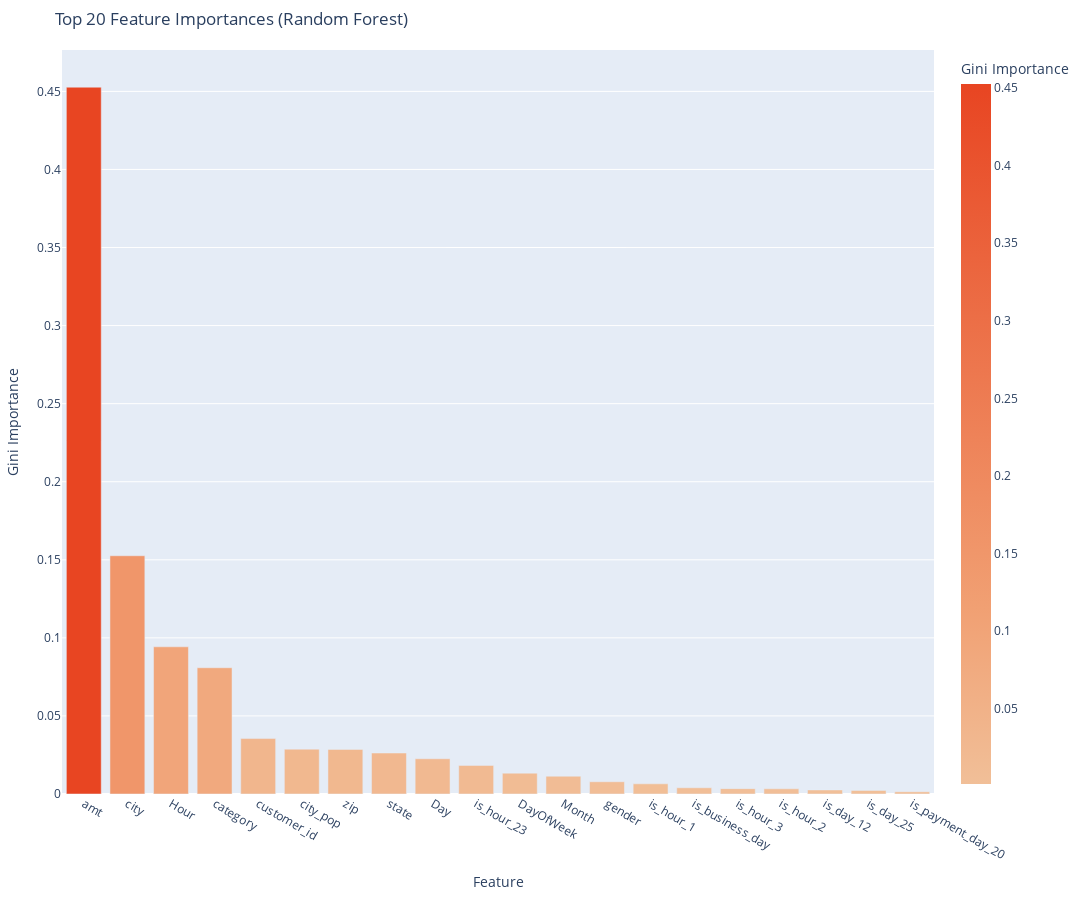

Notebook source saved alongside this figure:
### Code cell
# Create a bar chart
fig = px.bar(
    importances_df,
    x='Feature',
    y='Importance',
    title='Top 20 Feature Importances (Random Forest)',
    labels={'Importance': 'Gini Importance'},
    color='Importance',
    color_continuous_scale=['#F1BF98', '#F1A073', '#EE8258', '#EB643D', '#E84522'],
)

fig.update_layout(
    width=1200, 
    height=900, 
    margin=dict(l=15, r=15, t=50, b=20),
)

fig.show()

### Figure 1 — Plotly figure (JSON) as saved in the notebook; plotly's stock layout.template omitted (floating-point values rounded to 4 significant figures)
{"data": [{"alignmentgroup": "True", "hovertemplate": "Feature=%{x}<br>Gini Importance=%{marker.color}<extra></extra>", "legendgroup": "", "marker": {"color": [0.4527, 0.1526, 0.09427, 0.08086, 0.0355, 0.02872, 0.02856, 0.02626, 0.02257, 0.01832, 0.01336, 0.01141, 0.007837, 0.006509, 0.003984, 0.00344, 0.003328, 0.002593, 0.00229, 0.00146], "coloraxis": "coloraxis", "pattern": {"shape": ""}}, "name": "", "offsetgroup": "", "orientation": "v", "showlegend": false, "textposition": "auto", "type": "bar", "x": ["amt", "city", "Hour", "category", "customer_id", "city_pop", "zip", "state", "Day", "is_hour_23", "DayOfWeek", "Month", "gender", "is_hour_1", "is_business_day", "is_hour_3", "is_hour_2", "is_day_12", "is_day_25", "is_payment_day_20"], "xaxis": "x", "y": [0.4527, 0.1526, 0.09427, 0.08086, 0.0355, 0.02872, 0.02856, 0.02626, 0.02257, 0.01832, 0.01336, 0.01141, 0.007837, 0.006509, 0.003984, 0.00344, 0.003328, 0.002593, 0.00229, 0.00146], "yaxis": "y"}], "layout": {"barmode": "relative", "coloraxis": {"colorbar": {"title": {"text": "Gini Importance"}}, "colorscale": [[0, "#F1BF98"], [0.25, "#F1A073"], [0.5, "#EE8258"], [0.75, "#EB643D"], [1, "#E84522"]]}, "height": 900, "legend": {"tracegroupgap": 0}, "margin": {"b": 20, "l": 15, "r": 15, "t": 50}, "title": {"text": "Top 20 Feature Importances (Random Forest)"}, "width": 1200, "xaxis": {"anchor": "y", "domain": [0, 1], "title": {"text": "Feature"}}, "yaxis": {"anchor": "x", "domain": [0, 1], "title": {"text": "Gini Importance"}}}}
